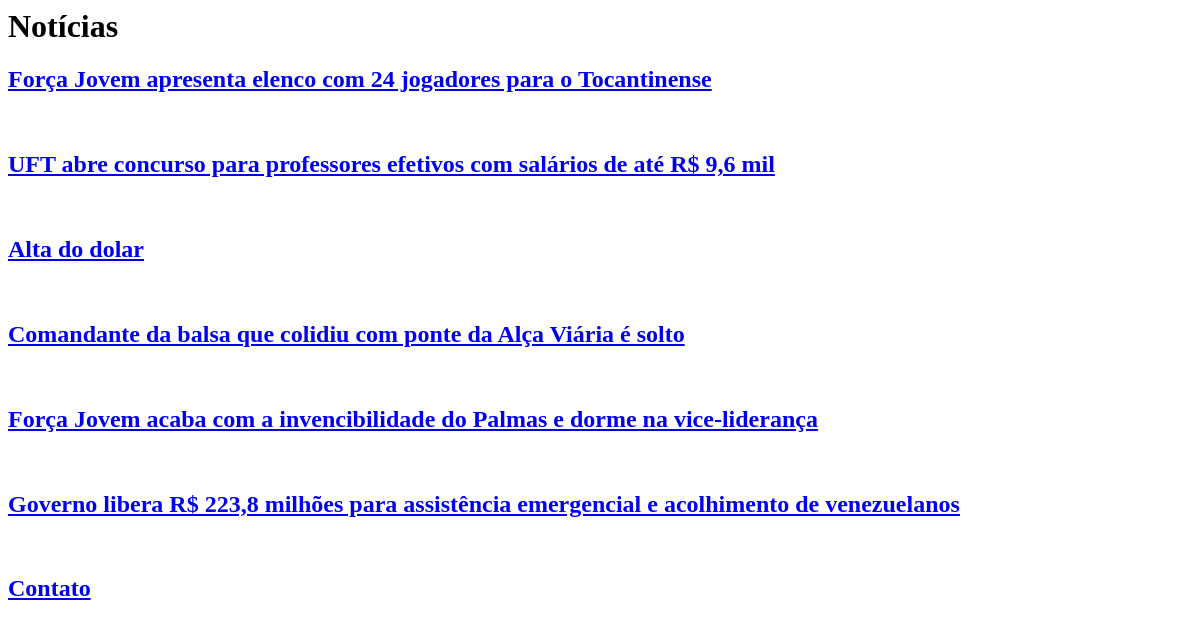
Before: /noticias/ with the older database file.
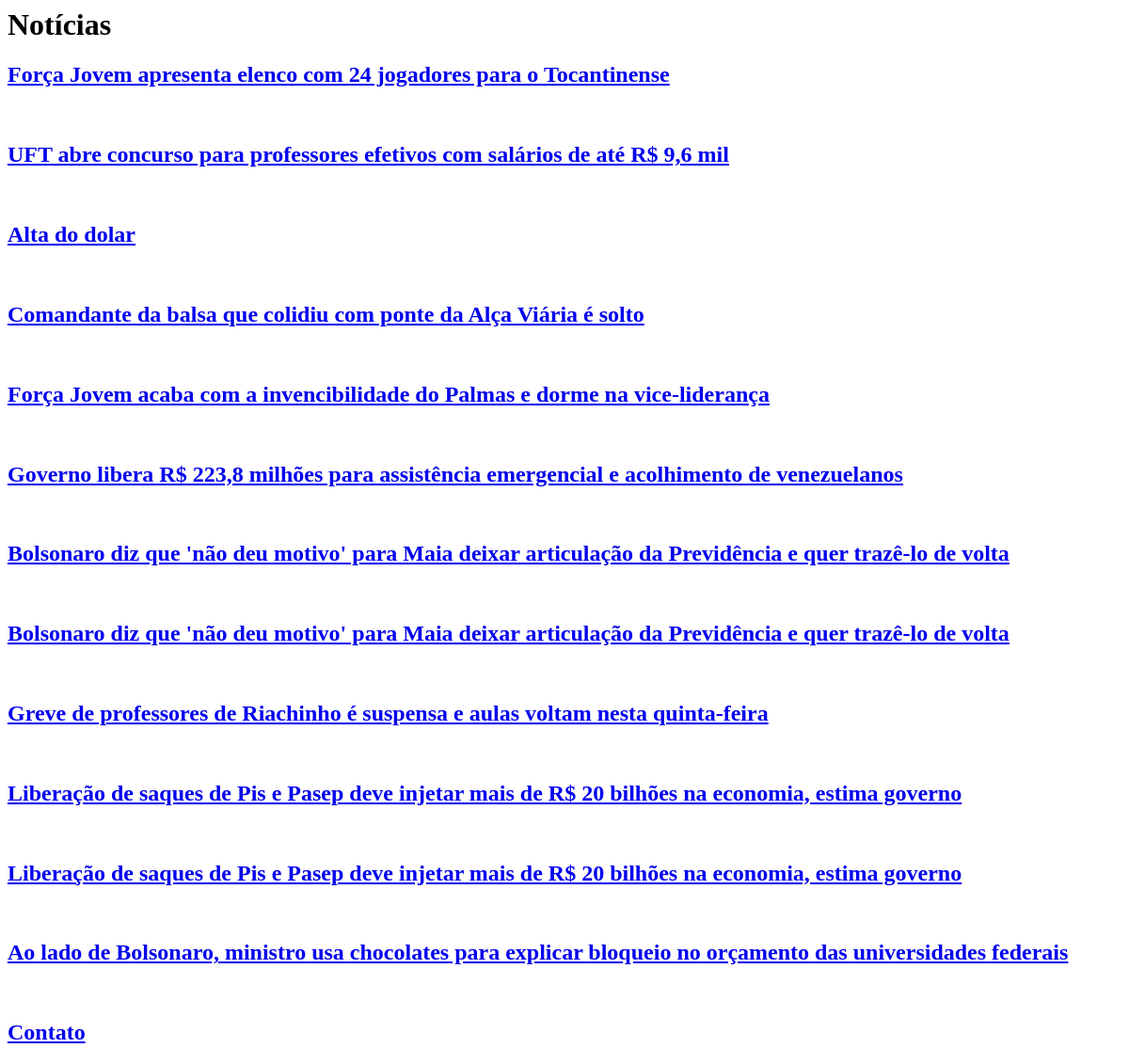
After: the same page with the newer database file.
### app_noticias/models.py (models this page shows)
class Noticia(models.Model):
    class Meta:
        verbose_name = 'Notícia'
        verbose_name_plural= 'Notícias'
    tags= models.ManyToManyField(Tag,blank=True,null=True)
    autor= models.ForeignKey(Pessoa, on_delete=models.CASCADE,blank=True,null=True)
    titulo=models.CharField('título', max_length=128)
    conteudo= models.TextField()
    data_criacao=models.DateTimeField(blank=True,null=True)
    data_publicacao=models.DateTimeField(blank=True,null=True)
    publicado=models.BooleanField(blank=True,null=True)

### app_noticias/views.py (the view)
# urls.py: path('',views.HomePageView.as_view(), name='home'),
class HomePageView(ListView):
    model=Noticia
    template_name='app_noticias/noticiaHome.html'

### app_noticias/templates/app_noticias/noticiaHome.html
<h1>Notícias</h1>
{% for noticia in object_list%}
	<div>
		<a href="{{ noticia.id }}"><h2>{{noticia.titulo}}</h2></a>
		<br>
	</div>
{% endfor %}
<p>
	<a href="http://localhost:8000/noticias/contato/chat"><h2>Contato</h2></a></p>

Changed rows visible on the page:
added Noticia: titulo "Bolsonaro diz que 'não deu motivo' para Maia deixar articulação da Previdência e quer trazê-lo de volta"
added Noticia: titulo "Bolsonaro diz que 'não deu motivo' para Maia deixar articulação da Previdência e quer trazê-lo de volta"
added Noticia: titulo "Greve de professores de Riachinho é suspensa e aulas voltam nesta quinta-feira"
added Noticia: titulo "Liberação de saques de Pis e Pasep deve injetar mais de R$ 20 bilhões na economia, estima governo"
added Noticia: titulo "Liberação de saques de Pis e Pasep deve injetar mais de R$ 20 bilhões na economia, estima governo"
added Noticia: titulo "Ao lado de Bolsonaro, ministro usa chocolates para explicar bloqueio no orçamento das universidades federais"
